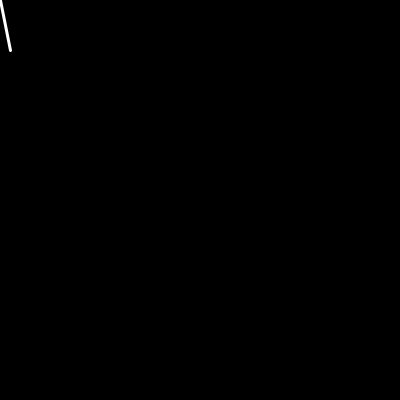
Frame 1 (no input)
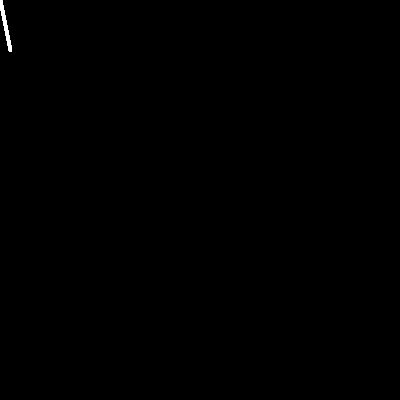
Frame 60 (the mouse pressed at the canvas centre just before this capture)
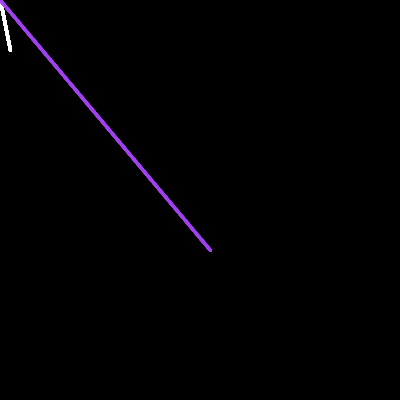
Frame 120 (the mouse held since frame 60 and released just before this capture)

The Processing sketch that drew these frames (run headless with seeded random() and noise(); from frame 60 on, the mouse is pressed at the canvas centre):

// Processing sketch: processing_110573
// ── processing_110573.pde

// hw4
// Copyright Melissa Mak, September 2013, Pittsburgh, PA

float x, y, wd, ht;
color col;

void setup()
{
  size(400, 400);
  x = 0;
  y = 0;
  wd = width;
  ht = height;
  background(col);
  col = color(random(255), random(255), random(255), 50);
  stroke(255);
  strokeWeight(3);
  
}

void draw()
{
  frameRate(5);
  line(10 + mouseX, 50 + mouseY, random(mouseX-mouseY), random(mouseY-mouseX));

}

void mouseMoved()
{
  fill(10, 10, 10, 100);

}

void mousePressed() 
{
  stroke(col);
  col = color(random(255), random(255), random(255));
}

void mouseDragged()
{
  frameRate(10);
  ellipse(200, 200, mouseX - mouseY, mouseY - mouseX);
}

void keyPressed()
{
   if ( keyCode == ' ' )
    {
      background(0);
    }
    else if ( keyCode == '1' )
    {
      strokeWeight(4);
    }
    else if ( keyCode == '2' )
    {
      strokeWeight(5);
    }
    else if ( keyCode == '3' )
    {
      strokeWeight(6);
    }
}
